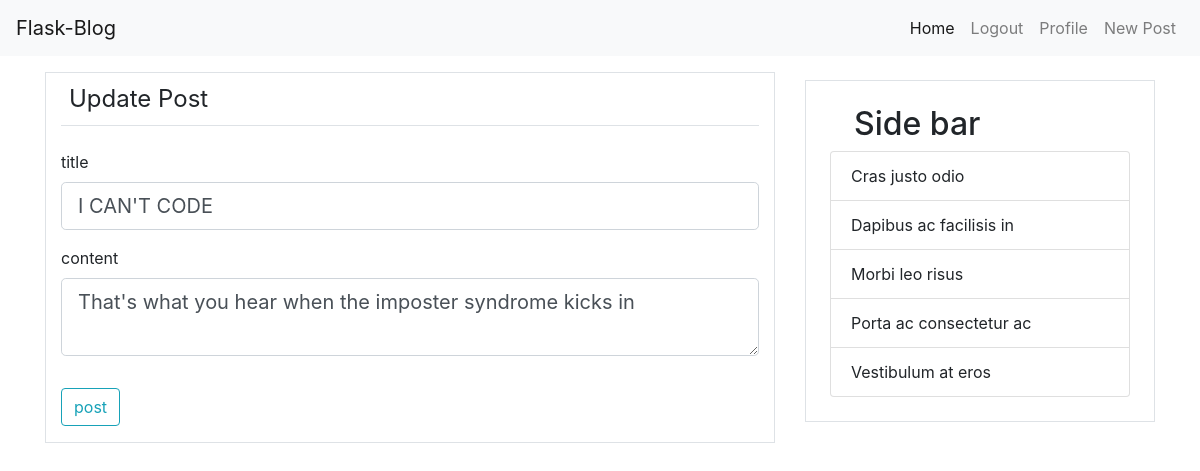
The page /post/1/update (signed in) on the database its author committed.
### flaskblog/models.py (models this page shows, shortened)
class Post(db.Model):
    id = db.Column(db.Integer,primary_key=True)
    title = db.Column(db.String(100),nullable=False)
    content = db.Column(db.Text,nullable=False)
    date_posted = db.Column(db.DateTime,nullable=False,default=datetime.utcnow)
    user_id = db.Column(db.Integer,db.ForeignKey('user.id'),nullable=False)

### flaskblog/routes.py (the view)
@app.route("/post/<int:post_id>/update",methods =['GET','POST'])
@login_required
def update_post(post_id):
    post = Post.query.get_or_404(post_id)
    if post.author != current_user:
        abort(403)
    else: # if current user is the author
        form = PostCreateForm()
        if request.method == 'POST':
            if form.validate_on_submit():
                post.title = form.title.data
                post.content = form.content.data
                db.session.commit()
                flash('Your Post was updated successfully','success')
                return redirect(url_for('post',post_id = post.id))
        else:
            form.title.data = post.title
            form.content.data = post.content
    return render_template('create_post.html',form=form,title="post-update",legend='Update Post')

### flaskblog/forms.py
class PostCreateForm(FlaskForm):
    title = StringField('title',validators=[DataRequired()])
    content =TextAreaField('content',validators=[DataRequired()])
    submit = SubmitField('post')

### flaskblog/models.py (called while the page is built)
@login_manager.user_loader
def load_user(user_id):
    return User.query.get(int(user_id))

### flaskblog/templates/create_post.html (shortened to what this page needs)
{% extends "base.html"%}
{% block content%}
    <div class="container">
        <div class="row border">
            <div class="col-md-12">
                <form action="" method="POST" class="" enctype="multipart/form-data">
                    <fieldset class="form-group">
                        <legend class="border-bottom mb-4 p-2">{{legend}}</legend>
                        <div class="form-group">
                            {{form.title.label(class="form-control-label")}}
                            {%if form.title.errors%}
                                {{form.title(class="form-control form-control-lg is-invalid")}}
                                <div class="invalid-feedback">
                                    {% for error in form.email.errors%}
                                        <span>{{error}}</span>
                                    {% endfor%}
                                </div>
                            {%else%}
                                {{form.title(class="form-control form-control-lg")}}
                            {%endif%}
                        </div>
                        <div class="form-group">
                            {{form.content.label(class="form-control-label")}}
                            {%if form.content.errors%}
                                {{form.content(class="form-control form-control-lg is-invalid")}}
                                <div class="invalid-feedback">
                                    {% for error in form.email.errors%}
                                        <span>{{error}}</span>
                                    {% endfor%}
                                </div>
                            {%else%}
                                {{form.content(class="form-control form-control-lg")}}
                            {%endif%}
                        </div>
                    </fieldset>
                    <div class="form-group">
                        {{form.submit(class="btn btn-outline-info")}}
                    </div>
                </form>
            </div>
        </div>
    </div>
{% endblock content%}

### rows shown on the page
Post: title "I CAN'T CODE", content "That's what you hear when the imposter syndrome kicks in"

### other values the page prints
{{ legend }} "Update Post"
